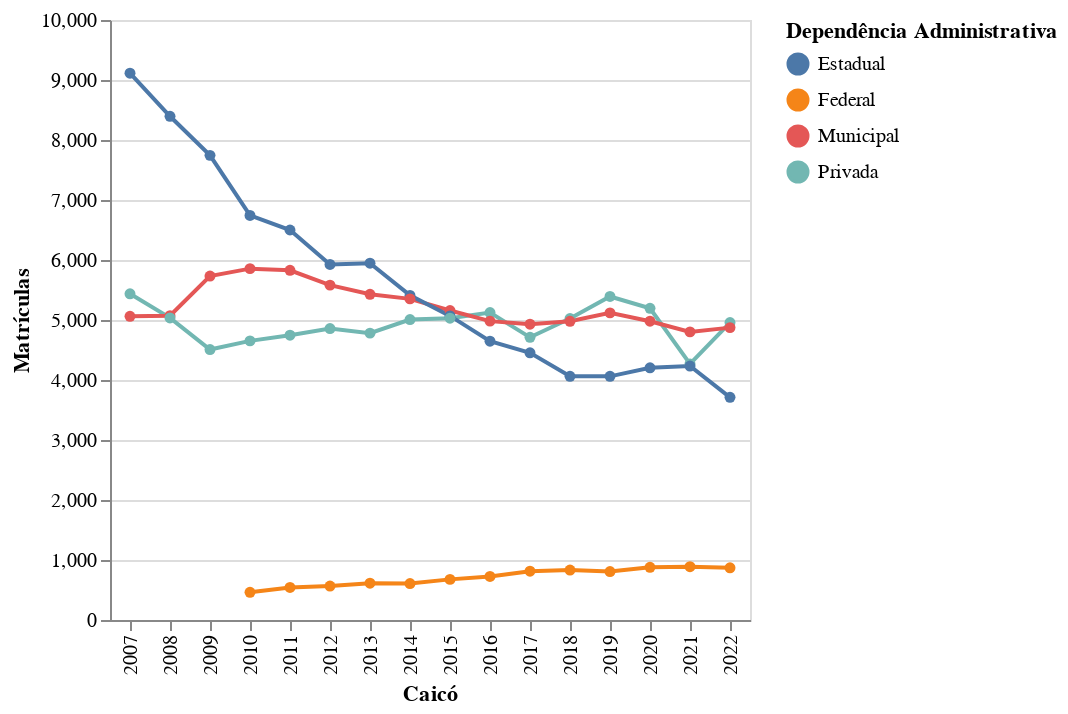

Here is the notebook cell this chart was saved with:
### Code cell
filtro = 'Caicó' # Salvador, Feira de Santana, Campina Grande, Caicó e Recife

cidade = analise.loc[analise['NO_MUNICIPIO'] == filtro]

alt.Chart(cidade).mark_line(point=True).encode(
    x = alt.X('NU_ANO_CENSO:N', title=filtro),
    y = alt.Y('QT_MAT_BAS', title=titulo),
    color = alt.Color('TP_DEPENDENCIA', title="Dependência Administrativa"),
    tooltip = [alt.Tooltip('NU_ANO_CENSO'),
              alt.Tooltip('QT_MAT_BAS', format=','),
              alt.Tooltip('TP_DEPENDENCIA')]
).interactive()

### Figure 1 — Vega-Lite specification as saved in the notebook (floating-point values rounded to 4 significant figures)
{"config": {"view": {"continuousWidth": 400, "continuousHeight": 300}}, "data": {"name": "data-f4cfcab4d711497c2cc27a4296cdb84d"}, "mark": {"type": "line", "point": true}, "encoding": {"color": {"field": "TP_DEPENDENCIA", "title": "Dependência Administrativa", "type": "nominal"}, "tooltip": [{"field": "NU_ANO_CENSO", "type": "quantitative"}, {"field": "QT_MAT_BAS", "format": ",", "type": "quantitative"}, {"field": "TP_DEPENDENCIA", "type": "nominal"}], "x": {"field": "NU_ANO_CENSO", "title": "Caicó", "type": "nominal"}, "y": {"field": "QT_MAT_BAS", "title": "Matrículas", "type": "quantitative"}}, "selection": {"selector009": {"type": "interval", "bind": "scales", "encodings": ["x", "y"]}}, "$schema": "https://vega.github.io/schema/vega-lite/v4.17.0.json", "datasets": {"data-f4cfcab4d711497c2cc27a4296cdb84d": [{"TP_DEPENDENCIA": "Privada", "NU_ANO_CENSO": 2022, "NO_MUNICIPIO": "Caicó", "QT_MAT_BAS": 4957.0}, {"TP_DEPENDENCIA": "Municipal", "NU_ANO_CENSO": 2022, "NO_MUNICIPIO": "Caicó", "QT_MAT_BAS": 4873.0}, {"TP_DEPENDENCIA": "Estadual", "NU_ANO_CENSO": 2022, "NO_MUNICIPIO": "Caicó", "QT_MAT_BAS": 3711.0}, {"TP_DEPENDENCIA": "Federal", "NU_ANO_CENSO": 2022, "NO_MUNICIPIO": "Caicó", "QT_MAT_BAS": 870.0}, {"TP_DEPENDENCIA": "Municipal", "NU_ANO_CENSO": 2021, "NO_MUNICIPIO": "Caicó", "QT_MAT_BAS": 4802.0}, {"TP_DEPENDENCIA": "Privada", "NU_ANO_CENSO": 2021, "NO_MUNICIPIO": "Caicó", "QT_MAT_BAS": 4269.0}, {"TP_DEPENDENCIA": "Estadual", "NU_ANO_CENSO": 2021, "NO_MUNICIPIO": "Caicó", "QT_MAT_BAS": 4233.0}, {"TP_DEPENDENCIA": "Federal", "NU_ANO_CENSO": 2021, "NO_MUNICIPIO": "Caicó", "QT_MAT_BAS": 889.0}, {"TP_DEPENDENCIA": "Privada", "NU_ANO_CENSO": 2020, "NO_MUNICIPIO": "Caicó", "QT_MAT_BAS": 5195.0}, {"TP_DEPENDENCIA": "Municipal", "NU_ANO_CENSO": 2020, "NO_MUNICIPIO": "Caicó", "QT_MAT_BAS": 4980.0}, {"TP_DEPENDENCIA": "Estadual", "NU_ANO_CENSO": 2020, "NO_MUNICIPIO": "Caicó", "QT_MAT_BAS": 4204.0}, {"TP_DEPENDENCIA": "Federal", "NU_ANO_CENSO": 2020, "NO_MUNICIPIO": "Caicó", "QT_MAT_BAS": 879.0}, {"TP_DEPENDENCIA": "Privada", "NU_ANO_CENSO": 2019, "NO_MUNICIPIO": "Caicó", "QT_MAT_BAS": 5392.0}, {"TP_DEPENDENCIA": "Municipal", "NU_ANO_CENSO": 2019, "NO_MUNICIPIO": "Caicó", "QT_MAT_BAS": 5119.0}, {"TP_DEPENDENCIA": "Estadual", "NU_ANO_CENSO": 2019, "NO_MUNICIPIO": "Caicó", "QT_MAT_BAS": 4061.0}, {"TP_DEPENDENCIA": "Federal", "NU_ANO_CENSO": 2019, "NO_MUNICIPIO": "Caicó", "QT_MAT_BAS": 808.0}, {"TP_DEPENDENCIA": "Privada", "NU_ANO_CENSO": 2018, "NO_MUNICIPIO": "Caicó", "QT_MAT_BAS": 5025.0}, {"TP_DEPENDENCIA": "Municipal", "NU_ANO_CENSO": 2018, "NO_MUNICIPIO": "Caicó", "QT_MAT_BAS": 4978.0}, {"TP_DEPENDENCIA": "Estadual", "NU_ANO_CENSO": 2018, "NO_MUNICIPIO": "Caicó", "QT_MAT_BAS": 4061.0}, {"TP_DEPENDENCIA": "Federal", "NU_ANO_CENSO": 2018, "NO_MUNICIPIO": "Caicó", "QT_MAT_BAS": 832.0}, {"TP_DEPENDENCIA": "Municipal", "NU_ANO_CENSO": 2017, "NO_MUNICIPIO": "Caicó", "QT_MAT_BAS": 4930.0}, {"TP_DEPENDENCIA": "Privada", "NU_ANO_CENSO": 2017, "NO_MUNICIPIO": "Caicó", "QT_MAT_BAS": 4711.0}, {"TP_DEPENDENCIA": "Estadual", "NU_ANO_CENSO": 2017, "NO_MUNICIPIO": "Caicó", "QT_MAT_BAS": 4453.0}, {"TP_DEPENDENCIA": "Federal", "NU_ANO_CENSO": 2017, "NO_MUNICIPIO": "Caicó", "QT_MAT_BAS": 813.0}, {"TP_DEPENDENCIA": "Privada", "NU_ANO_CENSO": 2016, "NO_MUNICIPIO": "Caicó", "QT_MAT_BAS": 5124.0}, {"TP_DEPENDENCIA": "Municipal", "NU_ANO_CENSO": 2016, "NO_MUNICIPIO": "Caicó", "QT_MAT_BAS": 4981.0}, {"TP_DEPENDENCIA": "Estadual", "NU_ANO_CENSO": 2016, "NO_MUNICIPIO": "Caicó", "QT_MAT_BAS": 4647.0}, {"TP_DEPENDENCIA": "Federal", "NU_ANO_CENSO": 2016, "NO_MUNICIPIO": "Caicó", "QT_MAT_BAS": 726.0}, {"TP_DEPENDENCIA": "Municipal", "NU_ANO_CENSO": 2015, "NO_MUNICIPIO": "Caicó", "QT_MAT_BAS": 5158.0}, {"TP_DEPENDENCIA": "Estadual", "NU_ANO_CENSO": 2015, "NO_MUNICIPIO": "Caicó", "QT_MAT_BAS": 5068.0}, {"TP_DEPENDENCIA": "Privada", "NU_ANO_CENSO": 2015, "NO_MUNICIPIO": "Caicó", "QT_MAT_BAS": 5030.0}, {"TP_DEPENDENCIA": "Federal", "NU_ANO_CENSO": 2015, "NO_MUNICIPIO": "Caicó", "QT_MAT_BAS": 677.0}, {"TP_DEPENDENCIA": "Estadual", "NU_ANO_CENSO": 2014, "NO_MUNICIPIO": "Caicó", "QT_MAT_BAS": 5410.0}, {"TP_DEPENDENCIA": "Municipal", "NU_ANO_CENSO": 2014, "NO_MUNICIPIO": "Caicó", "QT_MAT_BAS": 5352.0}, {"TP_DEPENDENCIA": "Privada", "NU_ANO_CENSO": 2014, "NO_MUNICIPIO": "Caicó", "QT_MAT_BAS": 5007.0}, {"TP_DEPENDENCIA": "Federal", "NU_ANO_CENSO": 2014, "NO_MUNICIPIO": "Caicó", "QT_MAT_BAS": 607.0}, {"TP_DEPENDENCIA": "Estadual", "NU_ANO_CENSO": 2013, "NO_MUNICIPIO": "Caicó", "QT_MAT_BAS": 5947.0}, {"TP_DEPENDENCIA": "Municipal", "NU_ANO_CENSO": 2013, "NO_MUNICIPIO": "Caicó", "QT_MAT_BAS": 5428.0}, {"TP_DEPENDENCIA": "Privada", "NU_ANO_CENSO": 2013, "NO_MUNICIPIO": "Caicó", "QT_MAT_BAS": 4781.0}, {"TP_DEPENDENCIA": "Federal", "NU_ANO_CENSO": 2013, "NO_MUNICIPIO": "Caicó", "QT_MAT_BAS": 614.0}, {"TP_DEPENDENCIA": "Estadual", "NU_ANO_CENSO": 2012, "NO_MUNICIPIO": "Caicó", "QT_MAT_BAS": 5926.0}, {"TP_DEPENDENCIA": "Municipal", "NU_ANO_CENSO": 2012, "NO_MUNICIPIO": "Caicó", "QT_MAT_BAS": 5581.0}, {"TP_DEPENDENCIA": "Privada", "NU_ANO_CENSO": 2012, "NO_MUNICIPIO": "Caicó", "QT_MAT_BAS": 4858.0}, {"TP_DEPENDENCIA": "Federal", "NU_ANO_CENSO": 2012, "NO_MUNICIPIO": "Caicó", "QT_MAT_BAS": 565.0}, {"TP_DEPENDENCIA": "Estadual", "NU_ANO_CENSO": 2011, "NO_MUNICIPIO": "Caicó", "QT_MAT_BAS": 6500.0}, {"TP_DEPENDENCIA": "Municipal", "NU_ANO_CENSO": 2011, "NO_MUNICIPIO": "Caicó", "QT_MAT_BAS": 5829.0}, {"TP_DEPENDENCIA": "Privada", "NU_ANO_CENSO": 2011, "NO_MUNICIPIO": "Caicó", "QT_MAT_BAS": 4747.0}, {"TP_DEPENDENCIA": "Federal", "NU_ANO_CENSO": 2011, "NO_MUNICIPIO": "Caicó", "QT_MAT_BAS": 542.0}, {"TP_DEPENDENCIA": "Estadual", "NU_ANO_CENSO": 2010, "NO_MUNICIPIO": "Caicó", "QT_MAT_BAS": 6743.0}, {"TP_DEPENDENCIA": "Municipal", "NU_ANO_CENSO": 2010, "NO_MUNICIPIO": "Caicó", "QT_MAT_BAS": 5856.0}, {"TP_DEPENDENCIA": "Privada", "NU_ANO_CENSO": 2010, "NO_MUNICIPIO": "Caicó", "QT_MAT_BAS": 4652.0}, {"TP_DEPENDENCIA": "Federal", "NU_ANO_CENSO": 2010, "NO_MUNICIPIO": "Caicó", "QT_MAT_BAS": 461.0}, {"TP_DEPENDENCIA": "Estadual", "NU_ANO_CENSO": 2009, "NO_MUNICIPIO": "Caicó", "QT_MAT_BAS": 7744.0}, {"TP_DEPENDENCIA": "Municipal", "NU_ANO_CENSO": 2009, "NO_MUNICIPIO": "Caicó", "QT_MAT_BAS": 5733.0}, {"TP_DEPENDENCIA": "Privada", "NU_ANO_CENSO": 2009, "NO_MUNICIPIO": "Caicó", "QT_MAT_BAS": 4508.0}, {"TP_DEPENDENCIA": "Estadual", "NU_ANO_CENSO": 2008, "NO_MUNICIPIO": "Caicó", "QT_MAT_BAS": 8395.0}, {"TP_DEPENDENCIA": "Municipal", "NU_ANO_CENSO": 2008, "NO_MUNICIPIO": "Caicó", "QT_MAT_BAS": 5071.0}, {"TP_DEPENDENCIA": "Privada", "NU_ANO_CENSO": 2008, "NO_MUNICIPIO": "Caicó", "QT_MAT_BAS": 5035.0}, {"TP_DEPENDENCIA": "Estadual", "NU_ANO_CENSO": 2007, "NO_MUNICIPIO": "Caicó", "QT_MAT_BAS": 9114.0}, {"TP_DEPENDENCIA": "Privada", "NU_ANO_CENSO": 2007, "NO_MUNICIPIO": "Caicó", "QT_MAT_BAS": 5437.0}, {"TP_DEPENDENCIA": "Municipal", "NU_ANO_CENSO": 2007, "NO_MUNICIPIO": "Caicó", "QT_MAT_BAS": 5062.0}]}}
